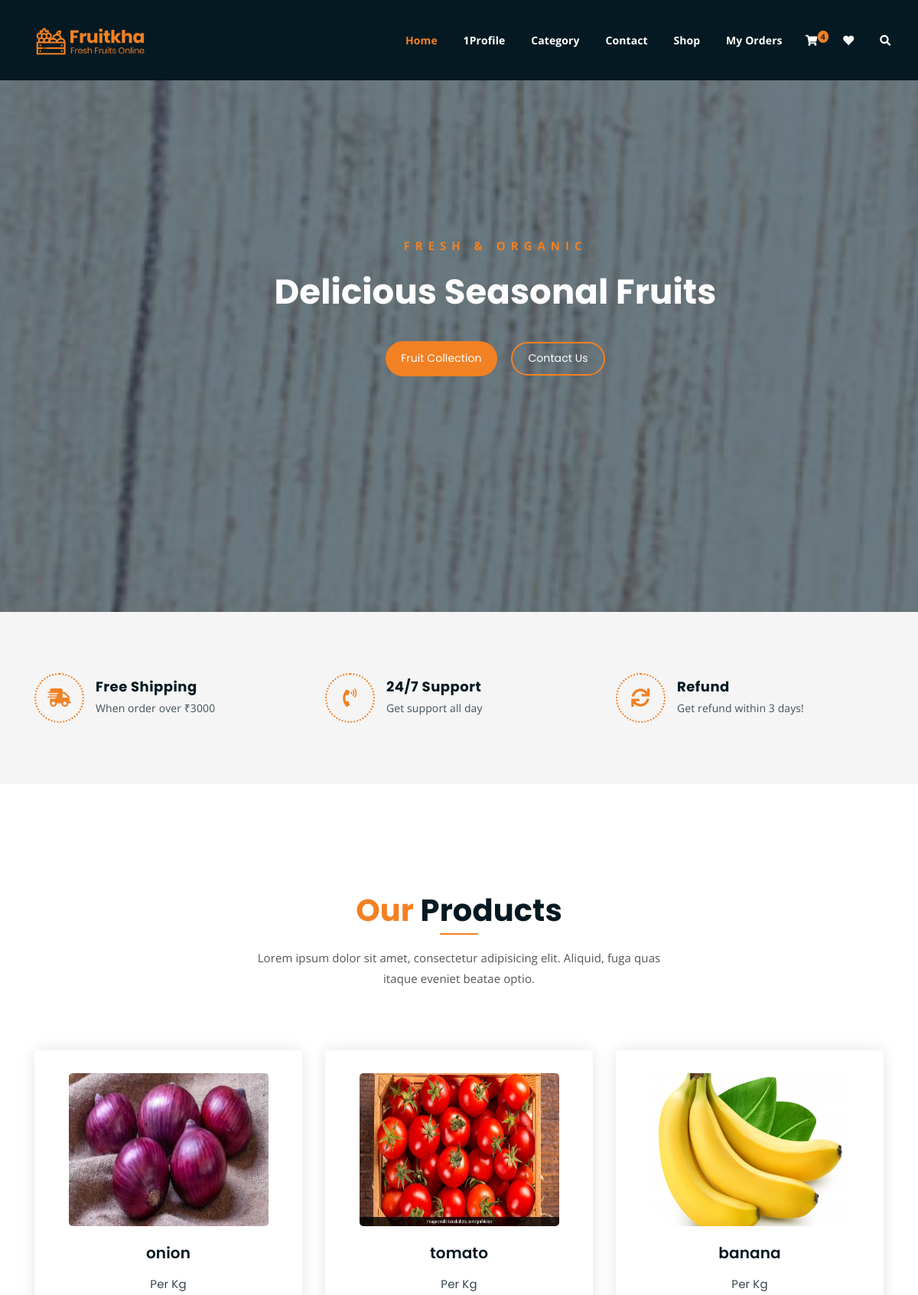
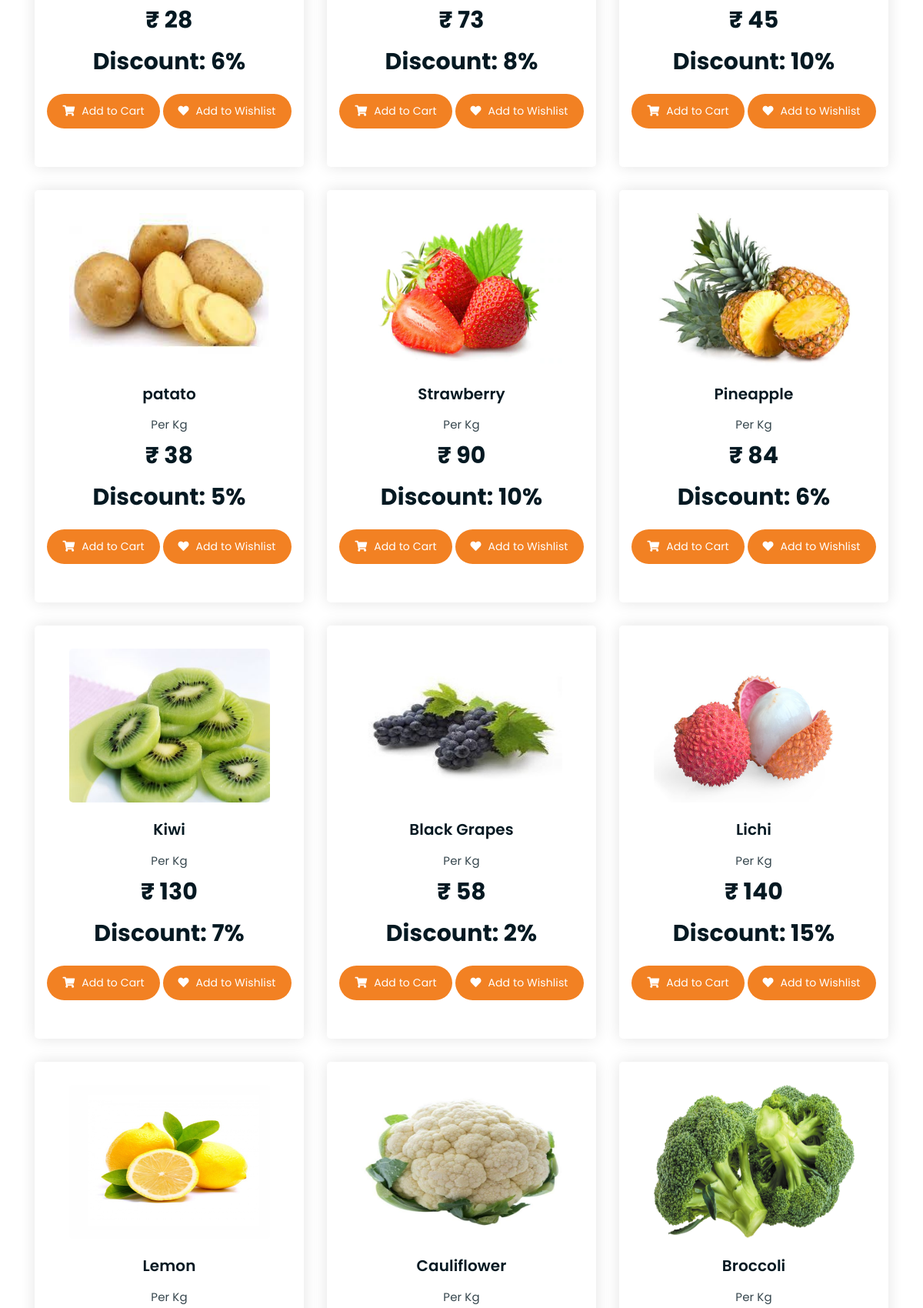
The app's page / (signed in, upper part) with its own data (2 pictures, top to bottom).
### myfruit/models.py (models this page shows, shortened)
class ProductModel(models.Model):
    mcate = models.ForeignKey(MaincategoryModel,on_delete=models.CASCADE,null=True,blank=True)
    name = models.CharField(max_length=200)
    image = models.ImageField(upload_to = 'photos/product')
    og_price = models.IntegerField(default=0)
    discount = models.IntegerField(default=0)
    discount_price = models.IntegerField(default=0)
    sell_price = models.IntegerField(default=0)
    description = models.TextField()

### myfruit/views.py (the view)
# urls.py: path('',HomeView),
def HomeView(request):
    main = MaincategoryModel.objects.all()
    product=ProductModel.objects.all()
    cart_count = cartmodel.objects.filter(user=request.user).count()
    return render(request,'home.html',{'product':product,'main':main,'cart_count':cart_count})

### myfruit/templates/home.html (shortened to what this page needs)
{% extends 'base.html' %}
{% load static %}
{% block body %}
	<div class="hero-area hero-bg">
		<div class="container">
			<div class="row">
				<div class="col-lg-9 offset-lg-2 text-center">
					<div class="hero-text">
						<div class="hero-text-tablecell">
							<p class="subtitle">Fresh & Organic</p>
							<h1>Delicious Seasonal Fruits</h1>
							<div class="hero-btns">
								<a href="/allproduct/?catesid=2" class="boxed-btn">Fruit Collection</a>
								<a href="contact.html" class="bordered-btn">Contact Us</a>
							</div>
						</div>
					</div>
				</div>
			</div>
		</div>
	</div>
	<div class="list-section pt-80 pb-80">
		<div class="container">
			<div class="row">
				<div class="col-lg-4 col-md-6 mb-4 mb-lg-0">
					<div class="list-box d-flex align-items-center">
						<div class="list-icon">
							<i class="fas fa-shipping-fast"></i>
						</div>
						<div class="content">
							<h3>Free Shipping</h3>
							<p>When order over ₹3000</p>
						</div>
					</div>
				</div>
				<div class="col-lg-4 col-md-6 mb-4 mb-lg-0">
					<div class="list-box d-flex align-items-center">
						<div class="list-icon">
							<i class="fas fa-phone-volume"></i>
						</div>
						<div class="content">
							<h3>24/7 Support</h3>
							<p>Get support all day</p>
						</div>
					</div>
				</div>
				<div class="col-lg-4 col-md-6">
					<div class="list-box d-flex justify-content-start align-items-center">
						<div class="list-icon">
							<i class="fas fa-sync"></i>
						</div>
						<div class="content">
							<h3>Refund</h3>
							<p>Get refund within 3 days!</p>
						</div>
					</div>
				</div>
			</div>
		</div>
	</div>
	<div class="product-section mt-150 mb-150">
		<div class="container">
			<div class="row">
				<div class="col-lg-8 offset-lg-2 text-center">
					<div class="section-title">
						<h3><span class="orange-text">Our</span> Products</h3>
						<p>Lorem ipsum dolor sit amet, consectetur adipisicing elit. Aliquid, fuga quas itaque eveniet beatae optio.</p>
					</div>
				</div>
			</div>
			<div class="row">
				{% for i in product %}
				<div class="col-lg-4 col-md-6 text-center">
					<div class="single-product-item">
						<div class="product-image">
							<a href="single-product.html"><img src="{{i.image.url}}" style="height:200px" alt=""></a>
						</div>
						<h3>{{i.name}}</h3>
						<p class="product-price"><span>Per Kg</span>₹ {{i.sell_price}} <br/>Discount: {{i.discount}}% </p>
						<a href="/addtocart/{{i.id}}" class="cart-btn"><i class="fas fa-shopping-cart"></i> Add to Cart</a>
						<a href="/addwish/{{i.id}}" class="cart-btn"><i class="fas	 fa-heart"></i> Add to Wishlist</a>
					</div>
				</div>
				{% endfor %}
			</div>
		</div>
	</div>
{% endblock body %}

### myfruit/templates/base.html (shortened to what this page needs)
{% load static %}
<!DOCTYPE html>
<html lang="en">
<head>
	<link rel="stylesheet" href="{% static 'assets/css/all.min.css' %}">
	<link rel="stylesheet" href="{% static 'assets/bootstrap/css/bootstrap.min.css' %}">
	<link rel="stylesheet" href="{% static 'assets/css/owl.carousel.css' %}">
	<link rel="stylesheet" href="{% static 'assets/css/magnific-popup.css' %}">
	<link rel="stylesheet" href="{% static 'assets/css/animate.css' %}">
	<link rel="stylesheet" href="{% static 'assets/css/meanmenu.min.css' %}">
	<link rel="stylesheet" href="{% static 'assets/css/main.css' %}">
	<link rel="stylesheet" href="{% static 'assets/css/responsive.css' %}">
</head>
<body>
	<div class="top-header-area" id="sticker" style="background-color:#051922;color:white">
		<div class="container">
			<div class="row">
				<div class="col-lg-12 col-sm-12 text-center">
					<div class="main-menu d-flex  justify-content-between">
						<div class="site-logo">
							<a href="/">
								<img src="{% static 'assets/img/logo.png' %}" alt="">
							</a>
						</div>
						<nav class="main-menu">
							<ul>
								<li class="current-list-item"><a href="/">Home</a>
								</li>
								<li><a href="#">{{request.user}}Profile</a>
								</li>
								<li><a href="/allproduct/">Category</a>
								</li>
								<li><a href="/contact/">Contact</a></li>
								<li><a href="shop.html">Shop</a>
								</li>
								<li ><a href="/orders/">My Orders</a>
								</li>
								<li>
									<div class="header-icons">
										<a class="shopping-cart" href="/cart/"><i class="fas fa-shopping-cart"></i><span class='badge badge-warning' id='lblCartCount' style="position:absolute;background-color:#F28123;border-radius: 60%;">{{cart_count}}</span></a>
										<a class="wishlist" href="/wishlist/"><i class="fas	 fa-heart"></i></a>
										<a class="mobile-hide search-bar-icon" href="#"><i class="fas fa-search"></i></a>
									</div>
								</li>
							</ul>
						</nav>
					</div>
				</div>
			</div>
		</div>
	</div>
{% block body %}{% endblock body %}
</body>
</html>

### static/assets/css/responsive.css (style rules this page uses)
@media only screen and (min-width: 992px) and (max-width: 1200px) { .hero-text h1 { font-size: 45px; } }

### records on screen
ProductModel: image (picture), name "onion", sell_price "28", discount "6"
ProductModel: image (picture), name "tomato", sell_price "73", discount "8"
ProductModel: image (picture), name "banana", sell_price "45", discount "10"
ProductModel: image (picture), name "patato", sell_price "38", discount "5"
ProductModel: image (picture), name "Strawberry", sell_price "90", discount "10"
ProductModel: image (picture), name "Pineapple", sell_price "84", discount "6"
ProductModel: image (picture), name "Kiwi", sell_price "130", discount "7"
ProductModel: image (picture), name "Black Grapes", sell_price "58", discount "2"
ProductModel: image (picture), name "Lichi", sell_price "140", discount "15"
ProductModel: image (picture), name "Lemon"
ProductModel: image (picture), name "Cauliflower"
ProductModel: image (picture), name "Broccoli"

### other values on screen
{{ request.user }} "1"
{{ cart_count }} "4"
